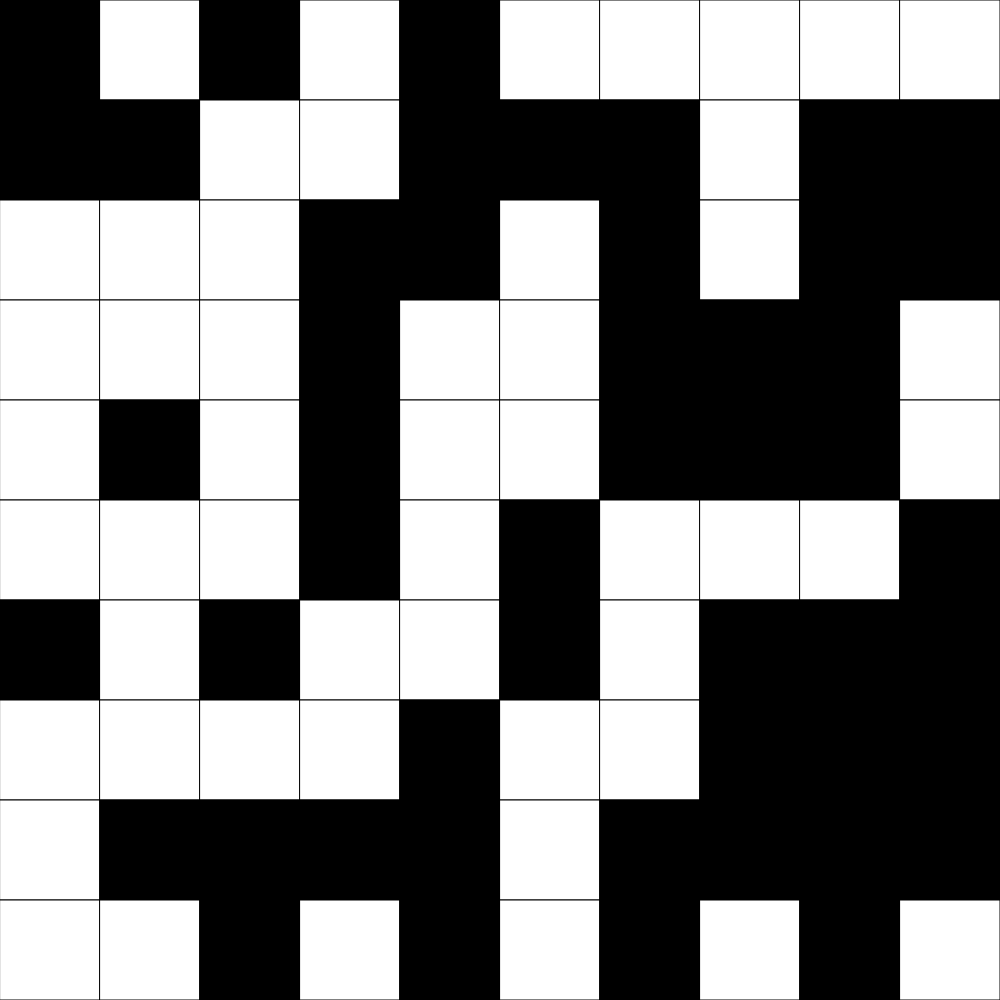
Frame 1 (no input)
Frame 60 (no input): identical to frame 1, image omitted
Frame 120 (the mouse pressed at the canvas centre since frame 60): identical to frame 1, image omitted

The p5.js sketch that drew this single still picture (run headless with seeded random() and noise() and a simulated clock; from frame 60 on, the mouse is pressed at the canvas centre):

// p5.js sketch
// ── sketch.js
// first grid demo

let grid;
let gridSize = 10;

function setup() {
  if(windowWidth > windowHeight) {
    createCanvas(windowHeight, windowHeight);
  }
  else {
    createCanvas(windowWidth, windowWidth);
  }
  grid = createRandomGrid(gridSize);
}

function draw() {
  background(220);
  displayGrid();
}

// function createEmptyGrid(size) {
//   let emptyArray = [];
//   for(let y = 0; y < size; y++) {
//     emptyArray.push([]);
//     for(let x = 0; x < size; x++) {
//       emptyArray[y].push(0);
//     }
//   }
//   return emptyArray;
// }

function createRandomGrid(size) {
  let emptyArray = [];
  for(let y = 0; y < size; y++) {
    emptyArray.push([]);
    for(let x = 0; x < size; x++) {
      if(random(0, 100) < 50) {
        emptyArray[y].push(0);
      }
      else {
        emptyArray[y].push(1);
      }
    }
  }
  return emptyArray;
}

function displayGrid() {
  let cellSize = width/gridSize;
  for(let y = 0; y < grid.length; y++) {
    for(let x = 0; x < grid[y].length; x++) {
      if(grid[y][x] === 0) {
        fill("white");
      }
      else if(grid[y][x] === 1) {
        fill("black");
      }
      rect(x * cellSize, y * cellSize, cellSize, cellSize);
    }
  }
}
